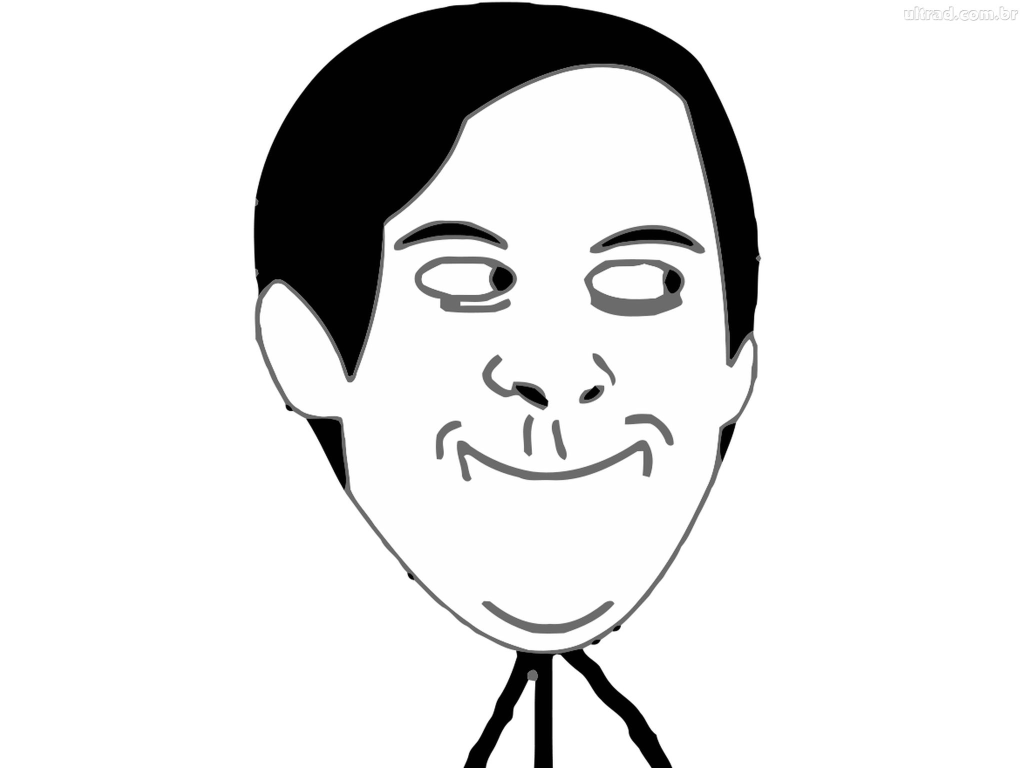
#> input picture OIP (1).jpg, 2048 x 1536 px (shown at 1/2 size)
$ python hw2.py
#> lines starting #> are read from the running program, lines starting #| are printed output that depends on the picture
import cv2 as cv
import numpy as np
import datetime


pointA = (0,0)
pointB = (3000,200)
img = cv.imread('OIP (1).jpg',1)
#> img is the input picture: shape (1536, 2048, 3); min 0, max 255, mean 225.4
dtdatatime = str(datetime.datetime.now())

text ="when you see ur friend talk with girl"

cv.putText(img,dtdatatime,(1024,1024),1,2,(255,0,0),2)

cv.rectangle(img,pointA,pointB,(0,0,0),-1)
cv.putText(img,text,(800,100),1,2,(0,0,255),2)
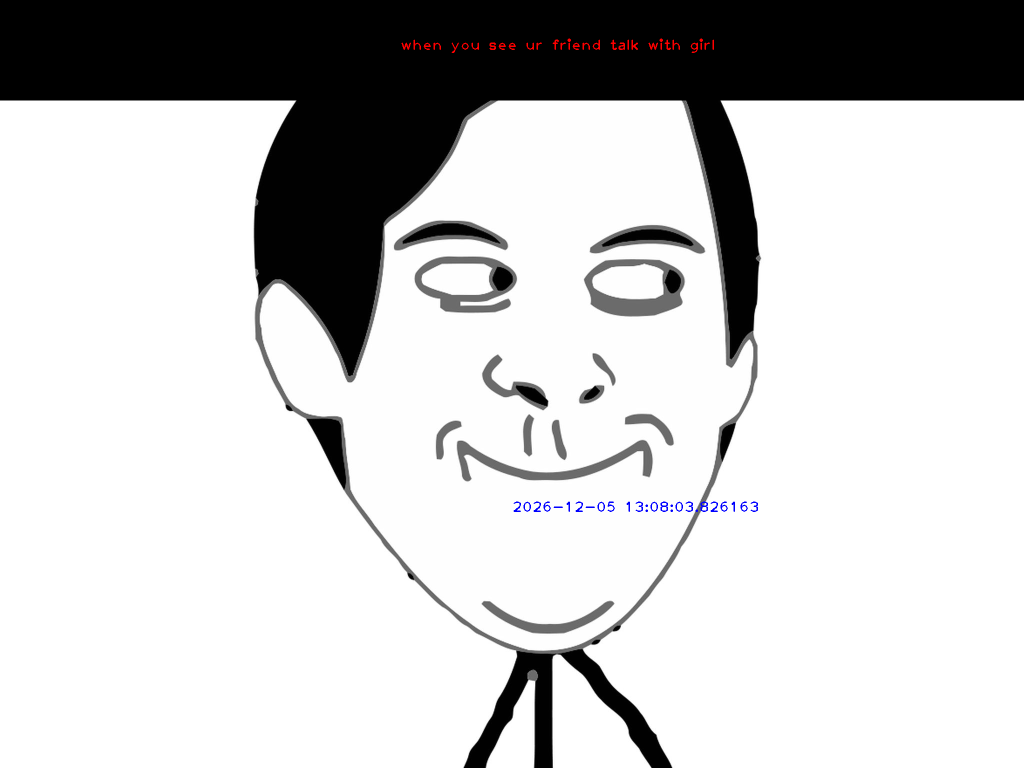
#> img: shape (1536, 2048, 3) (shown at 1/2 size); mean B, G, R 200.8, 200.5, 200.8


cv.imshow("Image line",img)
cv.imwrite('hw2pic.jpgq',img)#save pic
cv.waitKey(0)

$ run again, with OR4EJI0 (1).jpg copied over OIP (1).jpg
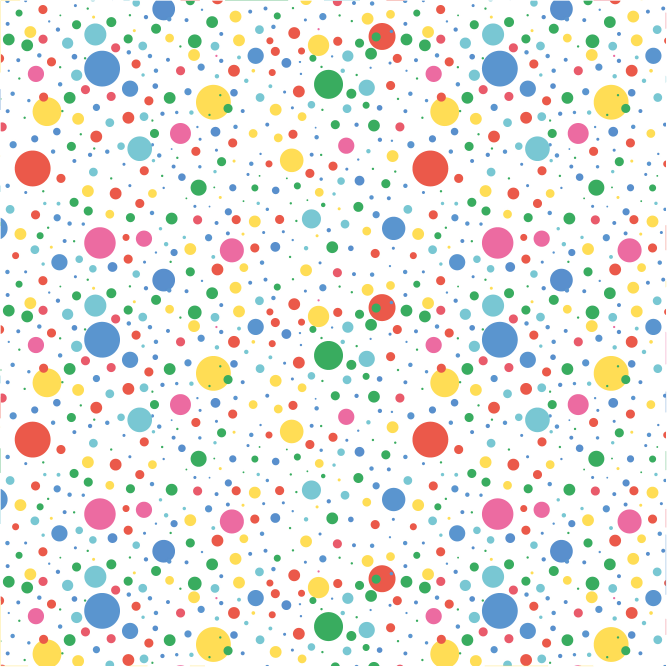
#> input picture OR4EJI0 (1).jpg, 2000 x 2000 px (shown at 1/3 size)
#> img is the input picture: shape (2000, 2000, 3); mean B, G, R 229.5, 234.4, 235.6
#> `cv.putText(img,text,(800,100),1,2,(0,0,255),2)`:
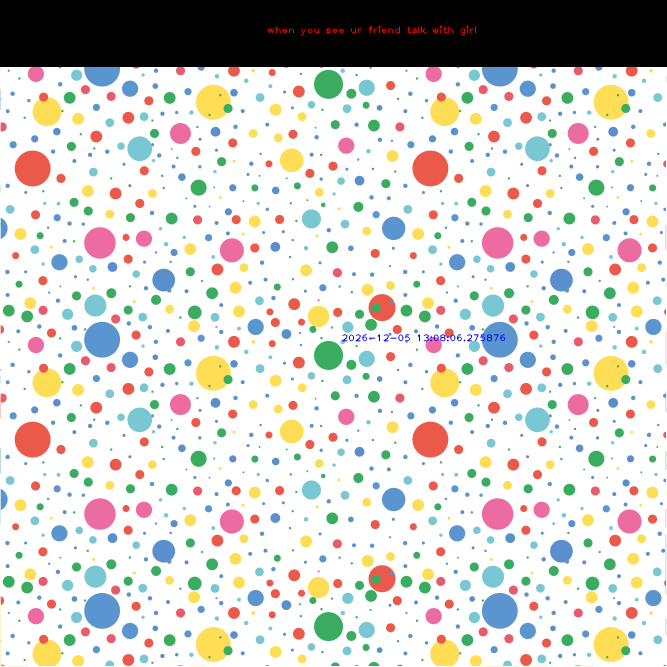
#> img: shape (2000, 2000, 3) (shown at 1/3 size); mean B, G, R 206.4, 210.6, 212.5
